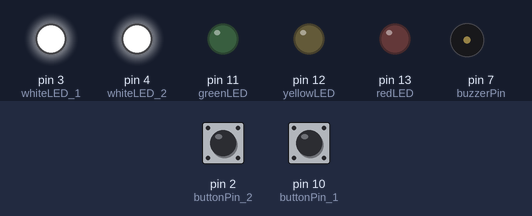
The program below on a simulated Arduino Uno, built with avr-gcc and run on an emulated ATmega328P. Shown: output pins drawn as LEDs (lit = HIGH), buzzer (waves = sounding, pin HIGH). The test bench sets the inputs (shaded band); at power-on: pin 2 (buttonPin_2) HIGH, pin 10 (buttonPin_1) HIGH. Random numbers use the default seed unless the program sets one; what the program prints to the serial monitor is not drawn.

Above: at 6.8 s.
6.9 s: pin 2 (buttonPin_2) pulled LOW for 0.15 s
At 8.6 s:
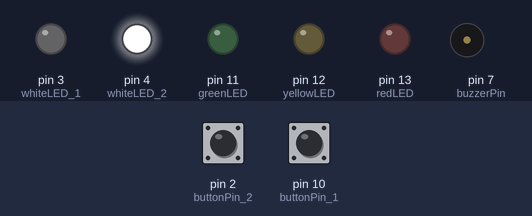
At 9.7 s:
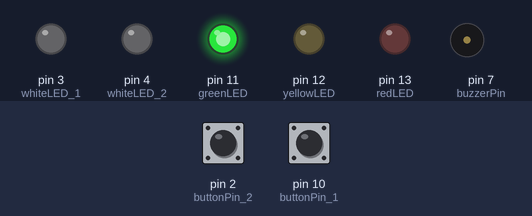
10.0 s: pin 10 (buttonPin_1) pulled LOW for 3.2 s
At 17.2 s:
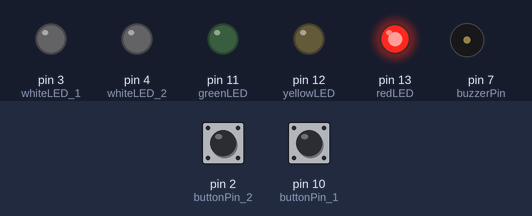
Timing chart, 0 to 20.7 s (numbered marks = the images above; inputs shaded):
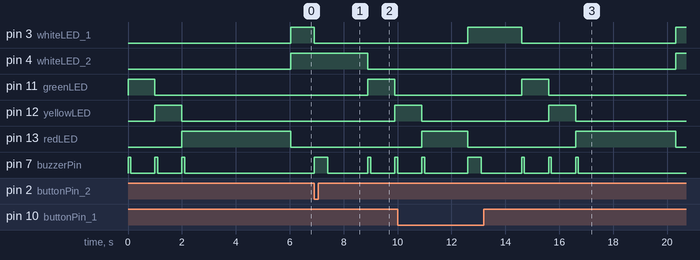

The program:

main.cpp
```cpp
#include <Arduino.h>

int greenLED = 11;
int yellowLED = 12;
int redLED = 13;

int whiteLED_1 = 3;
int whiteLED_2 = 4;

int buzzerPin = 7;

int buttonPin_1 = 10;
int buttonPin_2 = 2;

bool buttonPress = 0;

void setup() {
  Serial.begin(9600);

  pinMode(buttonPin_1, INPUT_PULLUP);
  pinMode(buttonPin_2, INPUT_PULLUP);

  pinMode(greenLED, OUTPUT);
  pinMode(yellowLED, OUTPUT);
  pinMode(redLED, OUTPUT);
  pinMode(whiteLED_1, OUTPUT);
  pinMode(whiteLED_2, OUTPUT);

  pinMode(buzzerPin, OUTPUT);

  randomSeed(analogRead(A0));
}

void loop() {
  // LED traffic light system with sound
  digitalWrite(greenLED, HIGH);
  digitalWrite(buzzerPin, HIGH);
  delay(100);
  digitalWrite(buzzerPin, LOW);
  delay(900);

  digitalWrite(greenLED, LOW);
  digitalWrite(yellowLED, HIGH);
  digitalWrite(buzzerPin, HIGH);
  delay(100);
  digitalWrite(buzzerPin, LOW);
  delay(900);

  digitalWrite(yellowLED, LOW);
  digitalWrite(redLED, HIGH);
  digitalWrite(buzzerPin, HIGH);
  delay(100);
  digitalWrite(buzzerPin, LOW);

  delay(random(900, 4901));
  digitalWrite(redLED, LOW);

  while(buttonPress == 0){
    digitalWrite(whiteLED_1, HIGH);
    digitalWrite(whiteLED_2, HIGH);

    Serial.print(digitalRead(buttonPin_1));

    if (digitalRead(buttonPin_1) == 0){
      buttonPress = 1;
      digitalWrite(whiteLED_2, LOW);
    } else if (digitalRead(buttonPin_2) == 0){
      buttonPress = 1;
      digitalWrite(whiteLED_1, LOW);
    }
  }
  digitalWrite(buzzerPin, HIGH);
  delay(500);
  digitalWrite(buzzerPin, LOW);
  delay(1500);
  digitalWrite(whiteLED_1, LOW);
  digitalWrite(whiteLED_2, LOW);
  buttonPress = 0;
}
```

Measured:
- after the input at 6.9 s, pin 3 (whiteLED_1): HIGH → LOW at once; pin 4 (whiteLED_2): HIGH → LOW after 2.0 s; pin 11 (greenLED): LOW → HIGH after 2.0 s, → LOW 1.0 s later; pin 12 (yellowLED): LOW → HIGH after 3.0 s; pin 7 (buzzerPin): goes HIGH 0.50 s, LOW 1.5 s, HIGH 0.10 s, LOW 0.90 s, then HIGH, starting at once
- after the input at 10.0 s, pin 11 (greenLED): LOW → HIGH after 4.6 s, → LOW 1.0 s later
- by itself, pin 7 (buzzerPin): alternates HIGH for 0.10 s and LOW for 0.90 s, 6 changes in all, then stays LOW
